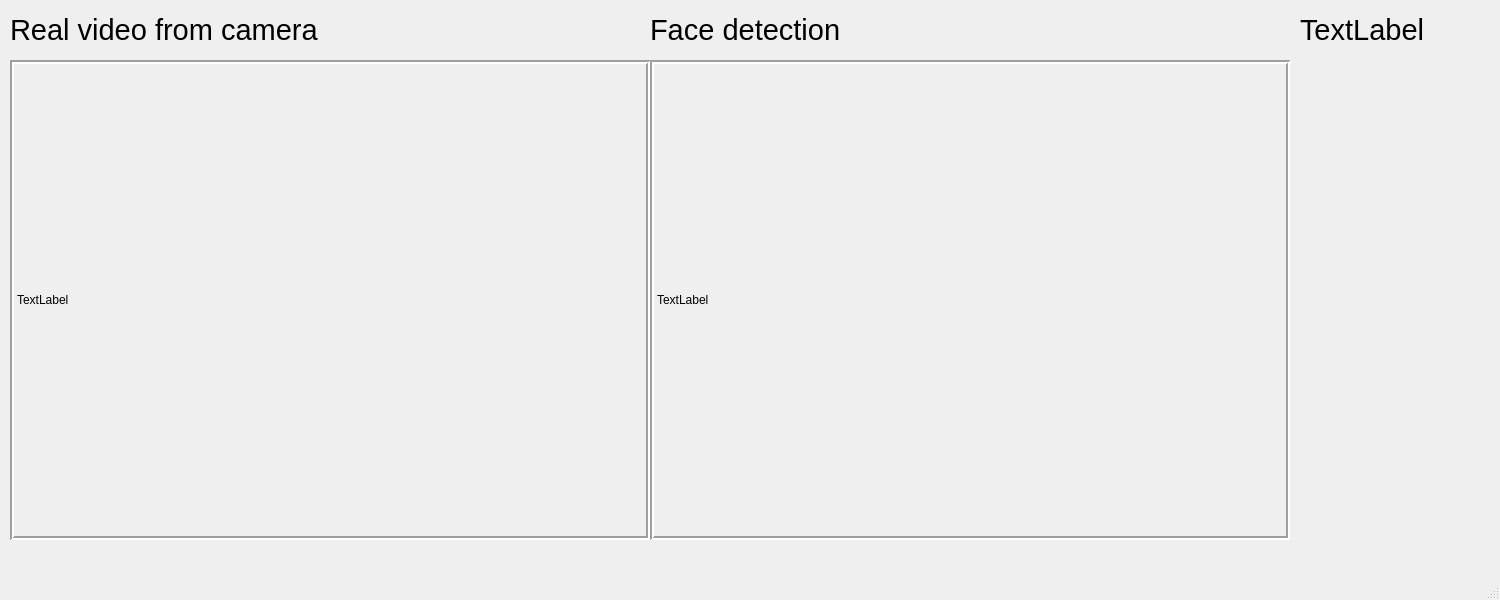
<?xml version="1.0" encoding="UTF-8"?>
<ui version="4.0">
 <class>MainWindow</class>
 <widget class="QMainWindow" name="MainWindow">
  <property name="geometry">
   <rect>
    <x>0</x>
    <y>0</y>
    <width>1500</width>
    <height>600</height>
   </rect>
  </property>
  <property name="windowTitle">
   <string>MainWindow</string>
  </property>
  <widget class="QWidget" name="centralwidget">
   <widget class="QLabel" name="lblImage">
    <property name="geometry">
     <rect>
      <x>10</x>
      <y>60</y>
      <width>640</width>
      <height>480</height>
     </rect>
    </property>
    <property name="frameShape">
     <enum>QFrame::Box</enum>
    </property>
    <property name="frameShadow">
     <enum>QFrame::Sunken</enum>
    </property>
    <property name="lineWidth">
     <number>2</number>
    </property>
    <property name="text">
     <string>TextLabel</string>
    </property>
   </widget>
   <widget class="QLabel" name="lblFaceID">
    <property name="geometry">
     <rect>
      <x>1300</x>
      <y>10</y>
      <width>151</width>
      <height>40</height>
     </rect>
    </property>
    <property name="font">
     <font>
      <pointsize>22</pointsize>
     </font>
    </property>
    <property name="text">
     <string>TextLabel</string>
    </property>
   </widget>
   <widget class="QLabel" name="lblDetect">
    <property name="geometry">
     <rect>
      <x>650</x>
      <y>60</y>
      <width>640</width>
      <height>480</height>
     </rect>
    </property>
    <property name="frameShape">
     <enum>QFrame::Box</enum>
    </property>
    <property name="frameShadow">
     <enum>QFrame::Sunken</enum>
    </property>
    <property name="lineWidth">
     <number>2</number>
    </property>
    <property name="text">
     <string>TextLabel</string>
    </property>
   </widget>
   <widget class="QLabel" name="label">
    <property name="geometry">
     <rect>
      <x>10</x>
      <y>10</y>
      <width>400</width>
      <height>40</height>
     </rect>
    </property>
    <property name="font">
     <font>
      <pointsize>22</pointsize>
     </font>
    </property>
    <property name="text">
     <string>Real video from camera</string>
    </property>
   </widget>
   <widget class="QLabel" name="label_2">
    <property name="geometry">
     <rect>
      <x>650</x>
      <y>10</y>
      <width>400</width>
      <height>40</height>
     </rect>
    </property>
    <property name="font">
     <font>
      <pointsize>22</pointsize>
     </font>
    </property>
    <property name="text">
     <string>Face detection</string>
    </property>
   </widget>
  </widget>
  <widget class="QMenuBar" name="menubar">
   <property name="geometry">
    <rect>
     <x>0</x>
     <y>0</y>
     <width>1500</width>
     <height>23</height>
    </rect>
   </property>
  </widget>
  <widget class="QStatusBar" name="statusbar"/>
 </widget>
 <resources/>
 <connections/>
</ui>
